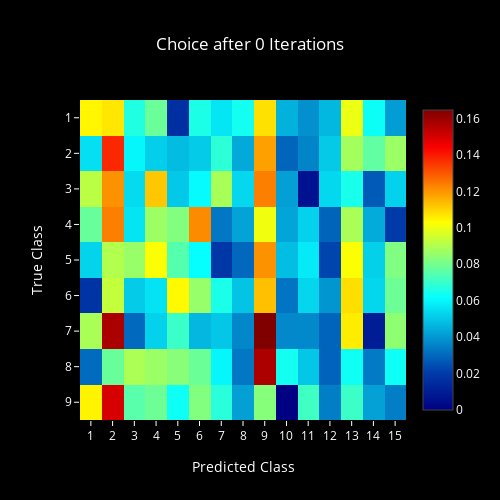
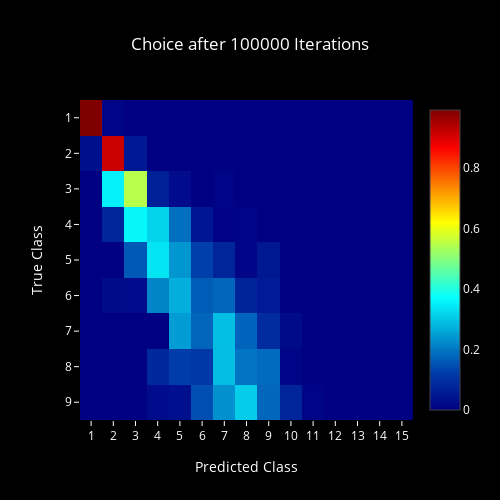
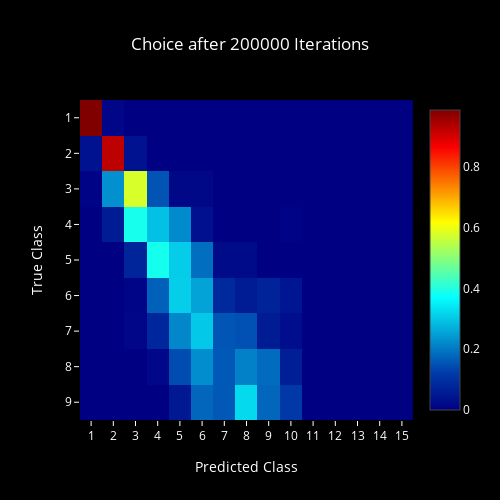
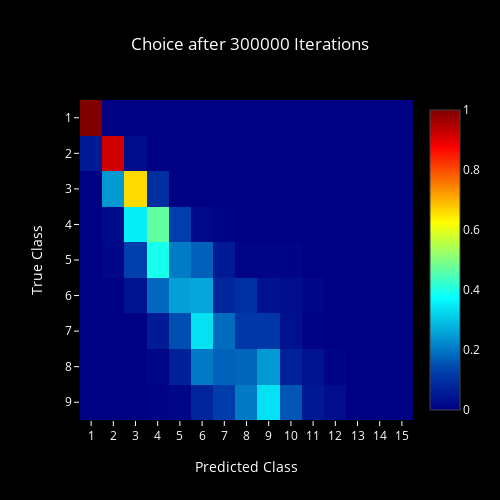

Notebook source saved alongside these figures, in order:
### Code cell
for i, it in enumerate(iter_list):
    #plot_confidence(i, it)
    
    plot_choice(i, it)

### Figure 1 — Plotly figure (JSON) as saved in the notebook; plotly's stock layout.template omitted (floating-point values rounded to 4 significant figures; data arrays with more than 128 entries replaced by an {"elided": "..."} marker saying what was removed)
{"data": [{"colorscale": "Jet", "type": "heatmap", "z": {"elided": "16x16 float values"}}], "layout": {"font": {"color": "#FFF"}, "height": 500, "paper_bgcolor": "#000", "plot_bgcolor": "#000", "title": "Choice after 0 Iterations", "titlefont": {"color": "#FFF"}, "width": 500, "xaxis": {"dtick": 1, "range": [0.5, 15.5], "tickcolor": "#FFF", "title": "Predicted Class"}, "yaxis": {"dtick": 1, "range": [9.5, 0.5], "tickcolor": "#FFF", "title": "True Class"}}}

### Figure 2 — Plotly figure (JSON) as saved in the notebook; plotly's stock layout.template omitted (floating-point values rounded to 4 significant figures; data arrays with more than 128 entries replaced by an {"elided": "..."} marker saying what was removed)
{"data": [{"colorscale": "Jet", "type": "heatmap", "z": {"elided": "16x16 float values"}}], "layout": {"font": {"color": "#FFF"}, "height": 500, "paper_bgcolor": "#000", "plot_bgcolor": "#000", "title": "Choice after 100000 Iterations", "titlefont": {"color": "#FFF"}, "width": 500, "xaxis": {"dtick": 1, "range": [0.5, 15.5], "tickcolor": "#FFF", "title": "Predicted Class"}, "yaxis": {"dtick": 1, "range": [9.5, 0.5], "tickcolor": "#FFF", "title": "True Class"}}}

### Figure 3 — Plotly figure (JSON) as saved in the notebook; plotly's stock layout.template omitted (floating-point values rounded to 4 significant figures; data arrays with more than 128 entries replaced by an {"elided": "..."} marker saying what was removed)
{"data": [{"colorscale": "Jet", "type": "heatmap", "z": {"elided": "16x16 float values"}}], "layout": {"font": {"color": "#FFF"}, "height": 500, "paper_bgcolor": "#000", "plot_bgcolor": "#000", "title": "Choice after 200000 Iterations", "titlefont": {"color": "#FFF"}, "width": 500, "xaxis": {"dtick": 1, "range": [0.5, 15.5], "tickcolor": "#FFF", "title": "Predicted Class"}, "yaxis": {"dtick": 1, "range": [9.5, 0.5], "tickcolor": "#FFF", "title": "True Class"}}}

### Figure 4 — Plotly figure (JSON) as saved in the notebook; plotly's stock layout.template omitted (floating-point values rounded to 4 significant figures; data arrays with more than 128 entries replaced by an {"elided": "..."} marker saying what was removed)
{"data": [{"colorscale": "Jet", "type": "heatmap", "z": {"elided": "16x16 float values"}}], "layout": {"font": {"color": "#FFF"}, "height": 500, "paper_bgcolor": "#000", "plot_bgcolor": "#000", "title": "Choice after 300000 Iterations", "titlefont": {"color": "#FFF"}, "width": 500, "xaxis": {"dtick": 1, "range": [0.5, 15.5], "tickcolor": "#FFF", "title": "Predicted Class"}, "yaxis": {"dtick": 1, "range": [9.5, 0.5], "tickcolor": "#FFF", "title": "True Class"}}}
